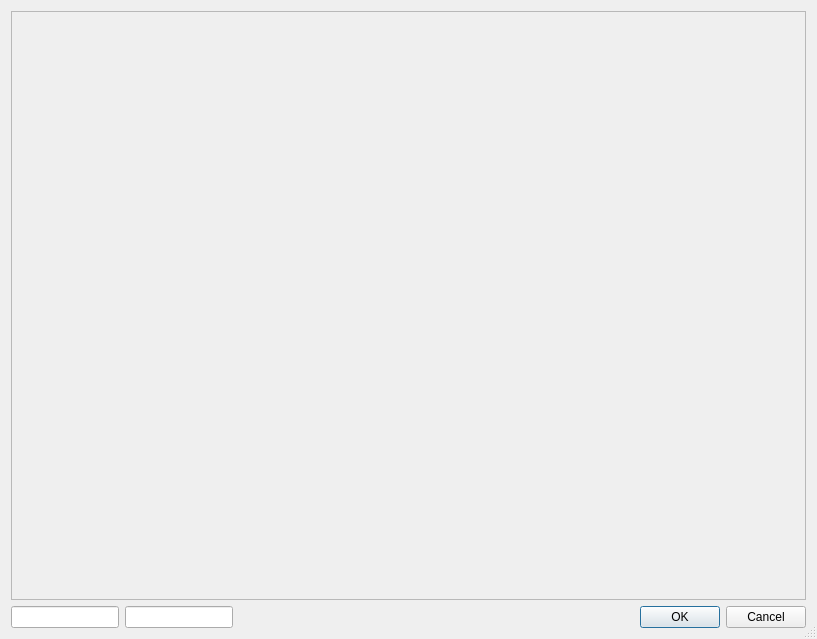
<?xml version="1.0" encoding="UTF-8"?>
<ui version="4.0">
 <class>OverlaysDialog</class>
 <widget class="QDialog" name="OverlaysDialog">
  <property name="windowModality">
   <enum>Qt::NonModal</enum>
  </property>
  <property name="geometry">
   <rect>
    <x>0</x>
    <y>0</y>
    <width>817</width>
    <height>639</height>
   </rect>
  </property>
  <property name="windowTitle">
   <string>Overlays</string>
  </property>
  <property name="sizeGripEnabled">
   <bool>true</bool>
  </property>
  <property name="modal">
   <bool>false</bool>
  </property>
  <layout class="QGridLayout" name="gridLayout">
   <item row="0" column="0">
    <layout class="QVBoxLayout" name="verticalLayout">
     <property name="bottomMargin">
      <number>0</number>
     </property>
     <item>
      <widget class="ImageFrame" name="image_frame">
       <property name="sizePolicy">
        <sizepolicy hsizetype="Expanding" vsizetype="Expanding">
         <horstretch>0</horstretch>
         <verstretch>0</verstretch>
        </sizepolicy>
       </property>
       <property name="minimumSize">
        <size>
         <width>400</width>
         <height>300</height>
        </size>
       </property>
       <property name="frameShape">
        <enum>QFrame::StyledPanel</enum>
       </property>
       <property name="frameShadow">
        <enum>QFrame::Plain</enum>
       </property>
       <property name="lineWidth">
        <number>0</number>
       </property>
      </widget>
     </item>
     <item>
      <layout class="QHBoxLayout" name="horizontalLayout">
       <property name="bottomMargin">
        <number>0</number>
       </property>
       <item>
        <widget class="QLineEdit" name="x_line_edit">
         <property name="sizePolicy">
          <sizepolicy hsizetype="Preferred" vsizetype="Fixed">
           <horstretch>0</horstretch>
           <verstretch>0</verstretch>
          </sizepolicy>
         </property>
        </widget>
       </item>
       <item>
        <widget class="QLineEdit" name="y_line_edit">
         <property name="sizePolicy">
          <sizepolicy hsizetype="Preferred" vsizetype="Fixed">
           <horstretch>0</horstretch>
           <verstretch>0</verstretch>
          </sizepolicy>
         </property>
        </widget>
       </item>
       <item>
        <spacer name="horizontalSpacer">
         <property name="orientation">
          <enum>Qt::Horizontal</enum>
         </property>
         <property name="sizeHint" stdset="0">
          <size>
           <width>40</width>
           <height>20</height>
          </size>
         </property>
        </spacer>
       </item>
       <item>
        <widget class="QDialogButtonBox" name="buttonBox">
         <property name="standardButtons">
          <set>QDialogButtonBox::Cancel|QDialogButtonBox::Ok</set>
         </property>
        </widget>
       </item>
      </layout>
     </item>
    </layout>
   </item>
  </layout>
 </widget>
 <customwidgets>
  <customwidget>
   <class>ImageFrame</class>
   <extends>QFrame</extends>
   <header>common/qt/image_frame/image_frame.h</header>
   <container>1</container>
  </customwidget>
 </customwidgets>
 <tabstops>
  <tabstop>x_line_edit</tabstop>
  <tabstop>y_line_edit</tabstop>
 </tabstops>
 <resources/>
 <connections/>
</ui>
